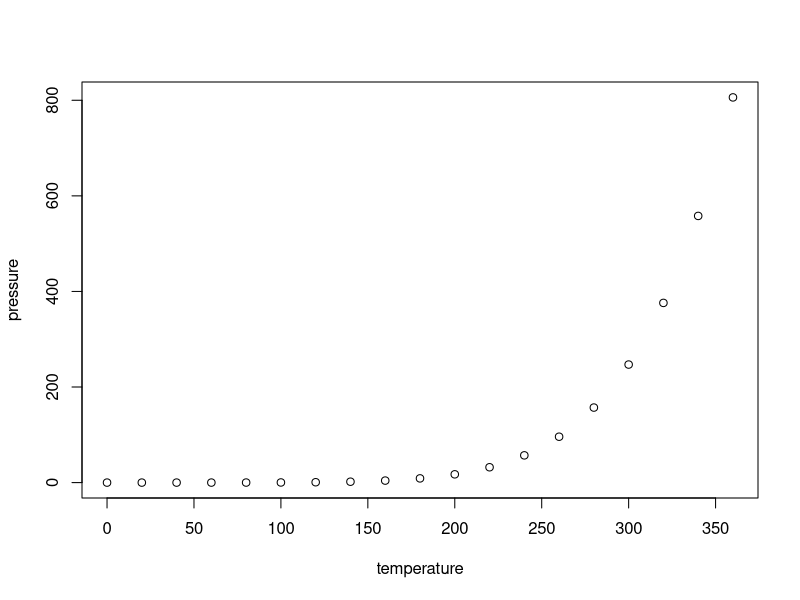
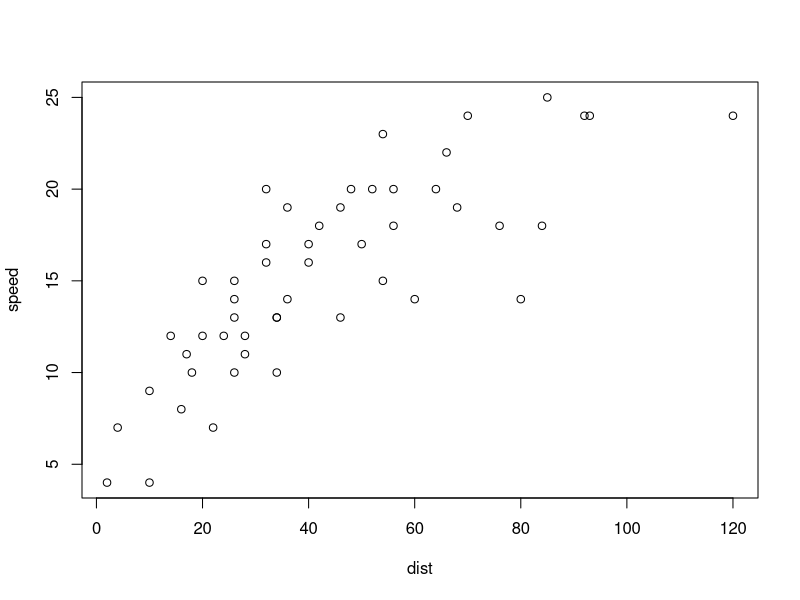
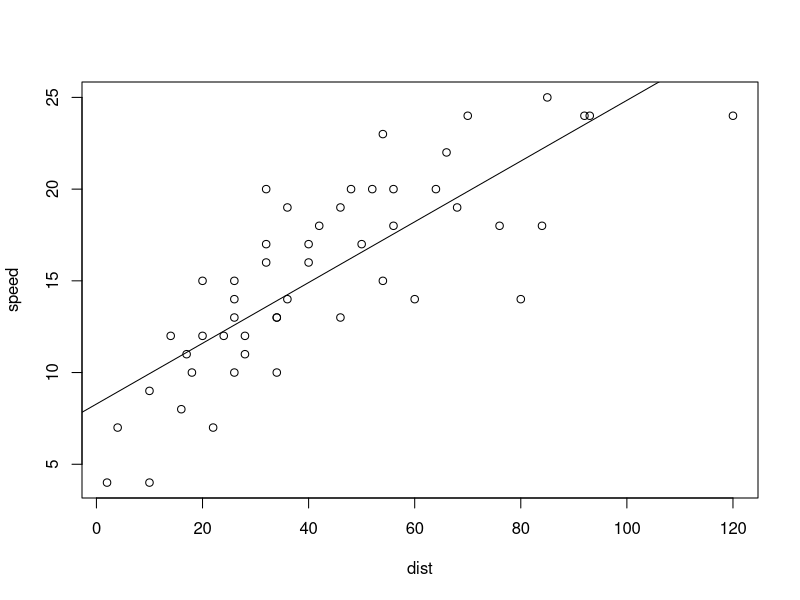
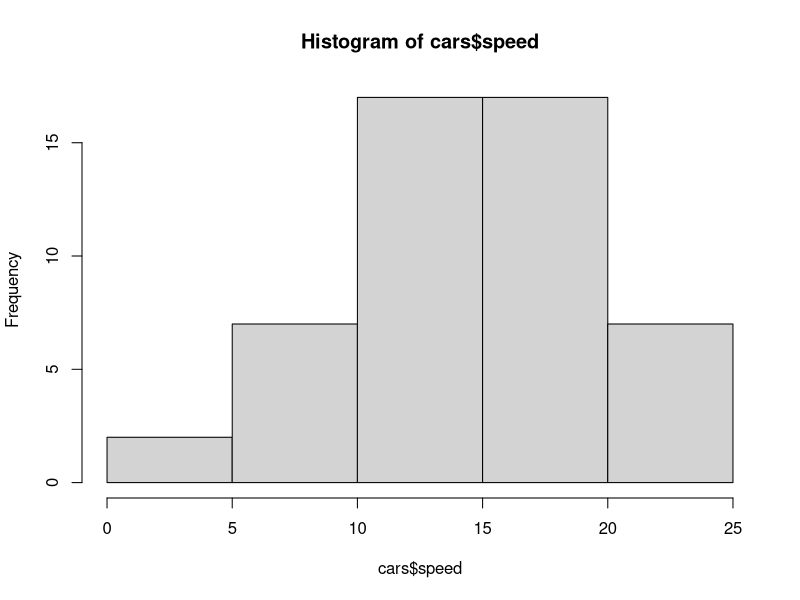

Reproduce these figures in R, in order.
## ---- chunk 1
knitr::opts_chunk$set(echo = TRUE)
## ---- chunk 2
summary(cars)
## ---- chunk 3
plot(pressure)
## ---- chunk 4
#visualize the speed and distance data
plot(speed ~ dist, data = cars)
## ---- chunk 5
#fit a linear model to the data
model <- lm(speed ~ dist, data = cars)
summary(model)
## ---- chunk 6
#visualize the linear model
plot(speed ~ dist, data = cars)
abline(model)
## ---- chunk 7
#visualize the data with histogram
hist(cars$speed)
## ---- chunk 8

## ---- chunk 9

